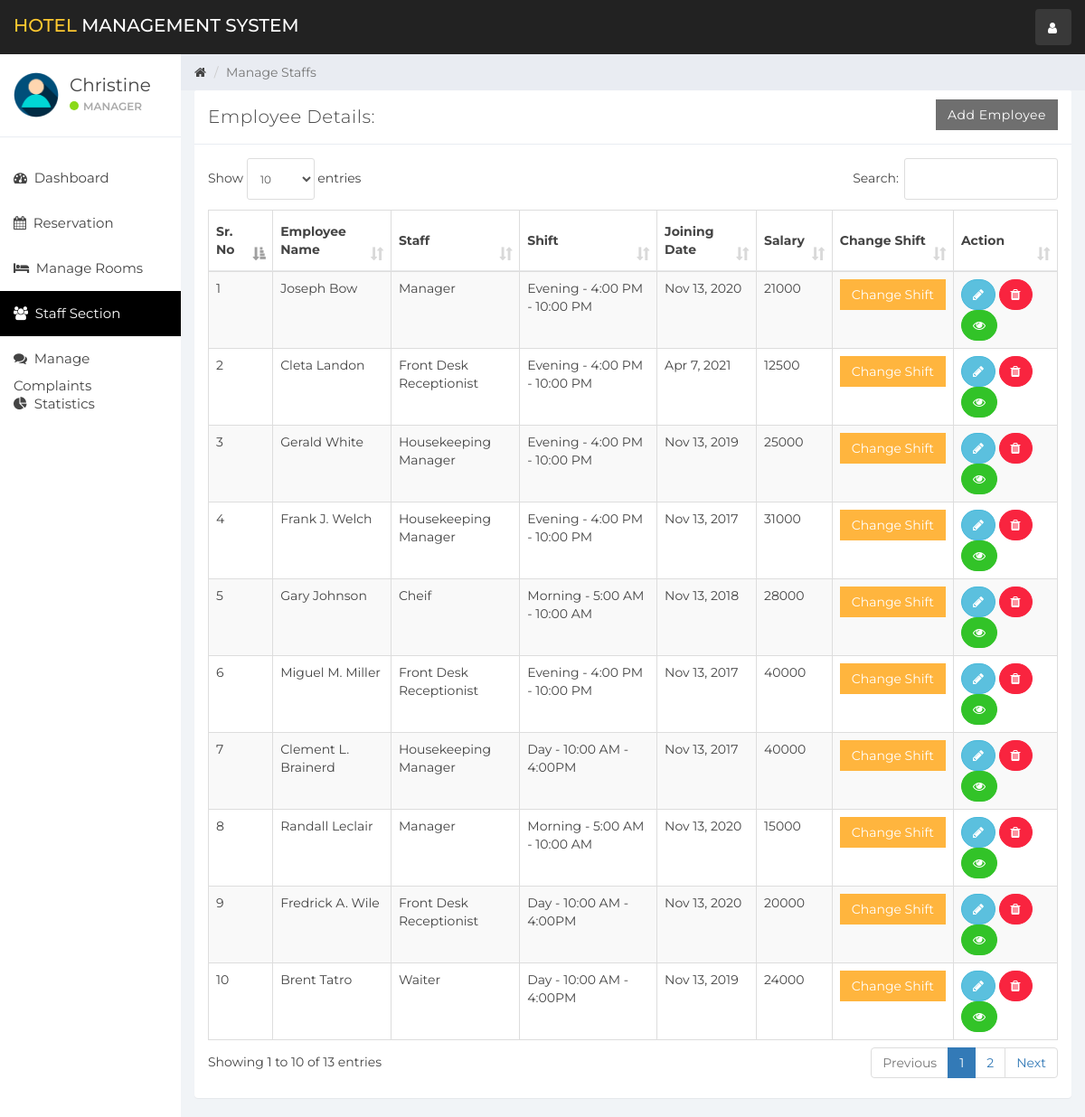
Page /index.php?staff_mang (signed in) on the committed database.
### tables this page shows
CREATE TABLE `user` (
  `id` int(11) NOT NULL,
  `name` varchar(100) NOT NULL,
  `username` varchar(15) NOT NULL,
  `email` varchar(100) NOT NULL,
  `password` varchar(100) NOT NULL,
  `created_at` timestamp NOT NULL DEFAULT CURRENT_TIMESTAMP
);

CREATE TABLE `staff` (
  `emp_id` int(11) NOT NULL,
  `emp_name` varchar(100) NOT NULL,
  `staff_type_id` int(11) NOT NULL,
  `shift_id` int(11) NOT NULL,
  `id_card_type` int(11) NOT NULL,
  `id_card_no` varchar(20) NOT NULL,
  `address` varchar(100) NOT NULL,
  `contact_no` bigint(20) NOT NULL,
  `salary` bigint(20) NOT NULL,
  `joining_date` timestamp NOT NULL DEFAULT CURRENT_TIMESTAMP,
  `updated_at` timestamp NOT NULL DEFAULT CURRENT_TIMESTAMP ON UPDATE CURRENT_TIMESTAMP
);

CREATE TABLE `staff_type` (
  `staff_type_id` int(10) NOT NULL,
  `staff_type` varchar(100) NOT NULL
);

CREATE TABLE `shift` (
  `shift_id` int(10) NOT NULL,
  `shift` varchar(100) NOT NULL,
  `shift_timing` varchar(100) NOT NULL
);

### staff_mang.php (the view, shortened to what this page needs)
<div class="col-sm-9 col-sm-offset-3 col-lg-10 col-lg-offset-2 main">
    <div class="row">
        <ol class="breadcrumb">
            <li><a href="#">
                    <em class="fa fa-home"></em>
                </a></li>
            <li class="active">Manage Staffs</li>
        </ol>
    </div>
    <div class="row">
        <div class="col-lg-12">
            <div class="panel panel-default">
                <div class="panel-heading">Employee Details:
                    <a href="index.php?add_emp" class="btn btn-secondary pull-right" style="border-radius:0%">Add Employee</a>
                </div>
                <div class="panel-body">
                    <table class="table table-striped table-bordered table-responsive" cellspacing="0" width="100%"
                           id="rooms">
                        <thead>
                        <tr>
                            <th>Sr. No</th>
                            <th>Employee Name</th>
                            <th>Staff</th>
                            <th>Shift</th>
                            <th>Joining Date</th>
                            <th>Salary</th>
                            <th>Change Shift</th>
                            <th>Action</th>
                        </tr>
                        </thead>
                        <tbody>
                        <?php
                        $staff_query = "SELECT * FROM staff  NATURAL JOIN staff_type NATURAL JOIN shift";
                        $staff_result = mysqli_query($connection, $staff_query);
                        if (mysqli_num_rows($staff_result) > 0) {
                            while ($staff = mysqli_fetch_assoc($staff_result)) { ?>
                                <tr>
                                    <td><?php echo $staff['emp_id']; ?></td>
                                    <td><?php echo $staff['emp_name']; ?></td>
                                    <td><?php echo $staff['staff_type']; ?></td>
                                    <td><?php echo $staff['shift'] . ' - ' . $staff['shift_timing']; ?></td>
                                    <td><?php echo date('M j, Y', strtotime($staff['joining_date'])); ?></td>
                                    <td><?php echo $staff['salary']; ?></td>
                                    <td>
                                        <button class="btn btn-warning" style="border-radius:0%" data-toggle="modal" data-target="#changeShift"
                                                data-id="<?php echo $staff['emp_id']; ?>" id="change_shift">Change Shift</button>
                                    </td>
                                    <td>
                                        <button data-toggle="modal"
                                                data-target="#empDetail<?php echo $staff['emp_id']; ?>"
                                                data-id="<?php echo $staff['emp_id']; ?>" id="editEmp"
                                                class="btn btn-info" style="border-radius:60px;"><i class="fa fa-pencil"></i></button>
                                        <a href='functionmis.php?empid=<?php echo $staff['emp_id']; ?>'
                                           class="btn btn-danger" onclick="return confirm('Are you Sure?')" style="border-radius:60px;"><i
                                                    class="fa fa-trash"></i></a>
                                        <a href='index.php?emp_history&empid=<?php echo $staff['emp_id']; ?>'
                                           class="btn btn-success" title="Employee Histery" style="border-radius:60px;"><i class="fa fa-eye"></i></a>
                                    </td>
                                </tr>
                                <?php
                            }
                        }
                        ?>
                        </tbody>
                    </table>
                </div>
            </div>
        </div>
    </div>
</div>

### sidebar.php (shortened to what this page needs)
<div id="sidebar-collapse" class="col-sm-3 col-lg-2 sidebar">
    <div class="profile-sidebar">
        <div class="profile-userpic">
            <img src="img/user.png" class="img-responsive" alt="">
        </div>
        <div class="profile-usertitle">
            <div class="profile-usertitle-name"><?php echo $user['name'];?></div>
            <div class="profile-usertitle-status"><span class="indicator label-success"></span>Manager</div>
        </div>
    </div>
    <ul class="nav menu">
    <?php
        if (isset($_GET['dashboard'])){ ?>
            <li class="active">
                <a href="index.php?dashboard"><em class="fa fa-dashboard">&nbsp;</em>
                    Dashboard
                </a>
            </li>
        <?php } else{?>
            <li>
                <a href="index.php?dashboard"><em class="fa fa-dashboard">&nbsp;</em>
                    Dashboard
                </a>
            </li>
        <?php }
        if (isset($_GET['reservation'])){ ?>
            <li class="active">
            <a href="index.php?reservation"><em class="fa fa-calendar">&nbsp;</em>
                    Reservation
                </a>
            </li>
        <?php } else{?>
            <li>
            <a href="index.php?reservation"><em class="fa fa-calendar">&nbsp;</em>
                    Reservation
                </a>
            </li>
        <?php }
        if (isset($_GET['room_mang'])){ ?>
            <li class="active">
                <a href="index.php?room_mang"><em class="fa fa-bed">&nbsp;</em>
                    Manage Rooms
                </a>
            </li>
        <?php } else{?>
            <li>
            <a href="index.php?room_mang"><em class="fa fa-bed">&nbsp;</em>
                    Manage Rooms
                </a>
            </li>
        <?php }
        if (isset($_GET['staff_mang'])){ ?>
            <li class="active">
                <a href="index.php?staff_mang"><em class="fa fa-users">&nbsp;</em>
                    Staff Section
                </a>
            </li>
        <?php }
        if (isset($_GET['complain'])){ ?>
            <li class="active">
                <a href="index.php?complain"><em class="fa fa-comments">&nbsp;</em>
                    Manage Complaints
                </a>
            </li>
        <?php } else{?>
            <li>
                <a href="index.php?complain"><em class="fa fa-comments">&nbsp;</em>
                    Manage Complaints
                </a>
            </li>
        <?php }
        ?>
        <?php
        if (isset($_GET['statistics'])){ ?>
            <li class="active">
                <a href="index.php?statistics"><em class="fa fa-pie-chart">&nbsp;</em>
                    Statistics
                </a>
            </li>
        <?php } else{?>
        <li>
            <a href="index.php?statistics"><em class="fa fa-pie-chart">&nbsp;</em>
                Statistics
            </a>
        </li>
<?php }?>
    </ul>
</div>

### rows in the picture
user: name "Christine"
staff: emp_id "1", emp_name "Joseph Bow", staff_type.staff_type "Manager", shift.shift "Evening", shift.shift_timing "4:00 PM - 10:00 PM", joining_date "Nov 13, 2020", salary "21000"
staff: emp_id "2", emp_name "Cleta Landon", staff_type.staff_type "Front Desk Receptionist", shift.shift "Evening", shift.shift_timing "4:00 PM - 10:00 PM", joining_date "Apr 7, 2021", salary "12500"
staff: emp_id "3", emp_name "Gerald White", staff_type.staff_type "Housekeeping Manager", shift.shift "Evening", shift.shift_timing "4:00 PM - 10:00 PM", joining_date "Nov 13, 2019", salary "25000"
staff: emp_id "4", emp_name "Frank J. Welch", staff_type.staff_type "Housekeeping Manager", shift.shift "Evening", shift.shift_timing "4:00 PM - 10:00 PM", joining_date "Nov 13, 2017", salary "31000"
staff: emp_id "5", emp_name "Gary Johnson", staff_type.staff_type "Cheif", shift.shift "Morning", shift.shift_timing "5:00 AM - 10:00 AM", joining_date "Nov 13, 2018", salary "28000"
staff: emp_id "6", emp_name "Miguel M. Miller", staff_type.staff_type "Front Desk Receptionist", shift.shift "Evening", shift.shift_timing "4:00 PM - 10:00 PM", joining_date "Nov 13, 2017", salary "40000"
staff: emp_id "7", emp_name "Clement L. Brainerd", staff_type.staff_type "Housekeeping Manager", shift.shift "Day", shift.shift_timing "10:00 AM - 4:00PM", joining_date "Nov 13, 2017", salary "40000"
staff: emp_id "8", emp_name "Randall Leclair", staff_type.staff_type "Manager", shift.shift "Morning", shift.shift_timing "5:00 AM - 10:00 AM", joining_date "Nov 13, 2020", salary "15000"
staff: emp_id "9", emp_name "Fredrick A. Wile", staff_type.staff_type "Front Desk Receptionist", shift.shift "Day", shift.shift_timing "10:00 AM - 4:00PM", joining_date "Nov 13, 2020", salary "20000"
staff: emp_id "10", emp_name "Brent Tatro", staff_type.staff_type "Waiter", shift.shift "Day", shift.shift_timing "10:00 AM - 4:00PM", joining_date "Nov 13, 2019", salary "24000"
